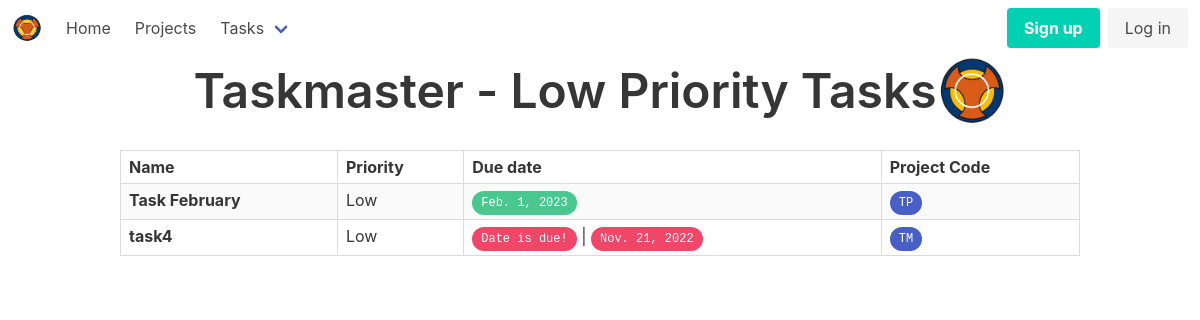
/tasks/low, run on the app's committed database.
### tasks/models.py (models this page shows, shortened)
class Task(models.Model):
    name = models.CharField(max_length=250)
    finished = models.BooleanField(default=False)
    order = models.IntegerField(default=100)
    priority = models.CharField(
        max_length=6,
        choices=[
            ('High', 'High'),
            ('Medium', 'Medium'),
            ('Low', 'Low'),
        ],
        default='Medium',
    )
    due_date = models.DateField(
        blank=True,
        null=True,
    )
    color = models.CharField(
        max_length=6,
        choices=[
            ('blue', 'blue'),
            ('red', 'red'),
            ('orange', 'orange'),
            ('green', 'green'),
        ],
        default='blue',
    )
    project = models.ForeignKey(
        Project,
        blank=True,
        default=None,
        null=True,
        on_delete=models.CASCADE,
    )
    def is_due(self):
        return (self.due_date is not None) and (self.due_date <= today())

class Project(models.Model):
    name = models.CharField(max_length=250)
    code = models.SlugField(max_length=4, unique=True)
    description = models.TextField(blank=True)
    start_date = models.DateField(default=today)
    end_date = models.DateField(blank=True, null=True)

### tasks/views.py (the view)
# urls.py: path('tasks/low', views.low, name='low'),
def low(request):
    date = timezone.now().date()
    tasks = models.Task.objects.filter(priority='Low').order_by('name')
    return render(request, 'tasks/low.html', {'date': date, 'tasks': tasks})

### tasks/models.py (called while the page is built)
def today():
    return timezone.now().date()

### tasks/templates/tasks/low.html (shortened to what this page needs)
{% extends 'tasks/base.html' %}
{% block header %}Taskmaster - Low Priority Tasks{% endblock %}
{% block content %}
{% include 'tasks/includes/task_table.html' %}
{% endblock %}

### tasks/templates/tasks/includes/task_table.html (shortened to what this page needs)
<!DOCTYPE html>
<html lang="en">
<head>
</head>
<body>
<table class="table is-bordered is-striped is-narrow is-hoverable is-fullwidth">
    <tr>
        <th>Name</th>
        <th>Priority</th>
        <th>Due date</th>
        <th>Project Code</th>
    </tr>
    {% for task in tasks %}
    <tr class="{% cycle 'bg-white' 'bg-grey' %}">
        <td><strong>{{ task.name }}</strong></td>
        <td>
            {% if task.priority == 'High' %}
            <span class="priority">High</span>
            {% elif task.priority == 'Medium' %}
            <span>Medium</span>
            {% else %}
            <span>Low</span>
            {% endif %}
        <td>
            {% if task.is_due %}
            <span class="tag is-danger is-rounded"><kbd>Date is due!</kbd></span> | <span
                class="tag is-danger is-rounded"><kbd>{{ task.due_date }}</kbd></span>
            {% else %}
            <span class="tag is-success is-rounded"><kbd>{{ task.due_date }}</kbd></span>
            {% endif %}
        <td>
            {% if task.project.code %}
            <a href="{% url 'project_code' task.project.code %}" class="tag is-link is-rounded"><kbd>{{ task.project.code }}</kbd></a>
            {% else %}
            <i>N/A</i>
            {% endif %}
        </td>
    </tr>
    {% endfor %}
</table>
</body>
</html>

### data on the page
Task: name "Task February", priority "Low", due_date "Feb. 1, 2023", project.code "TP"
Task: name "task4", priority "Low", due_date "Nov. 21, 2022", project.code "TM"
